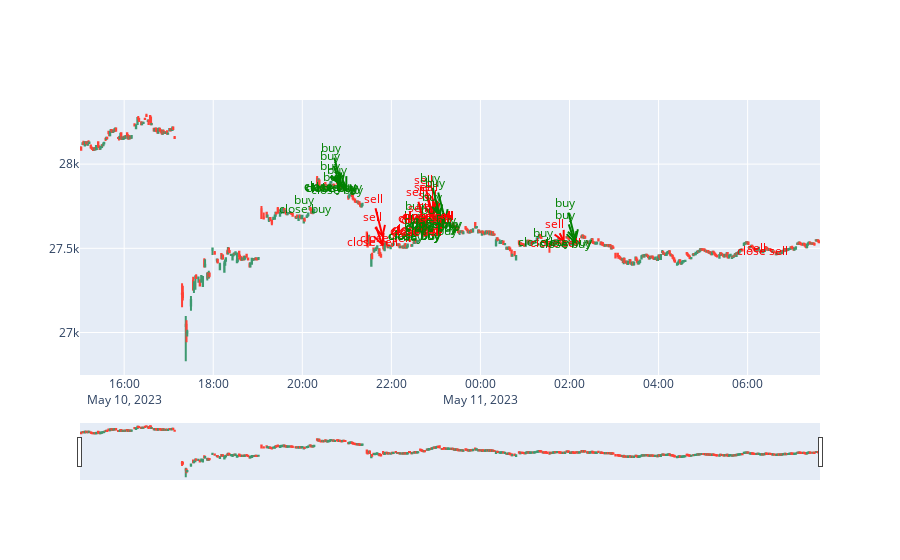

Notebook source saved alongside this figure:
### Code cell
# Install a conda package in the current Jupyter kernel
#%conda install -c plotly plotly=5.9.0
# Draw candlechart
import plotly as py
from plotly import graph_objects as go
import pandas as pd
import numpy as np
import datetime

def get_chart_figure(candles: pd.DataFrame, trades: pd.DataFrame)->pd.DataFrame:
    """
    Form plotly candlestick chart with buy/sell marks on it
    """
    
    df=candles.copy()
    #df=clean_candles(df)
    fig = go.Figure(data=[ \
                        go.Candlestick(\
                            x=df.index,\
                            open=df['open'],\
                            high=df['high'],\
                            low=df['low'],\
                            close=df['close'])
                         ])

    # Customize ay to distribute captions by y so they do not overlap by x
    ay,aymax,aystep=0,50,10
    #start_time=df.open_time.min()
    # Annotate buy, sell on the chart
    for i,trade in trades[(~trades.open_time.isna()) & (trades.open_time > df.open_time.min())].iterrows():
        ay=(ay+aystep)%aymax
        color='green' if trade['side']=="BUY" else 'red'

        # Draw open order
        open_text='buy' if trade['side']=="BUY"  else 'sell'
        open_hover=f"{trade['open_time']} {open_text} at {str(trade['open_price'])}, sl={trade['stop_loss_price']}, tp={trade['take_profit_price']}"
        fig.add_annotation(x=trade['open_time'], \
                           y=trade['open_price'],\
                           text=open_text,\
                           hovertext=open_hover,\
                           showarrow=True,arrowhead=5,arrowcolor=color,ay=-ay,arrowwidth=2,
                           font={'color':color}
                          )
    for i,trade in trades[(~trades.close_time.isna()) & (trades.close_time > df.close_time.min())].iterrows():
        color='green' if trade['side']=="BUY" else 'red'

        # Draw close order
        #profit = trade["close_price"]-trade["open_price"] if trade["close_price"] else None
        status= f", profit: {round(trade.profit, 10)}" if trade.profit else ""
        close_text='close buy' if trade['side']=="BUY"  else 'close sell'
        close_hover=f"{trade['close_time']} {close_text} at {str(trade['close_price'])}{status}"
        fig.add_annotation(x=trade['close_time'], \
                           y=trade['close_price'],\
                           text=close_text,\
                           hovertext=close_hover,\
                           showarrow=True,arrowhead=5,arrowcolor=color,ay=-ay,arrowwidth=2,
                           font={'color':color}
                          )
    return fig

get_chart_figure(candles, trades).show()

### Figure 1 — Plotly figure (JSON) as saved in the notebook; plotly's stock layout.template omitted (floating-point values rounded to 4 significant figures; data arrays with more than 128 entries replaced by an {"elided": "..."} marker saying what was removed)
{"data": [{"close": {"elided": "804 float values"}, "high": {"elided": "804 float values"}, "low": {"elided": "804 float values"}, "open": {"elided": "804 float values"}, "type": "candlestick", "x": {"elided": "804 str values"}}], "layout": {"annotations": [{"arrowcolor": "green", "arrowhead": 5, "arrowwidth": 2, "ay": -10, "font": {"color": "green"}, "hovertext": "2023-05-10 20:16:40.544196 buy at 27730.18, sl=27727.738082628246, tp=27738.193372650145", "showarrow": true, "text": "buy", "x": "2023-05-10T20:16:40.544196", "y": 27730.0}, {"arrowcolor": "green", "arrowhead": 5, "arrowwidth": 2, "ay": -20, "font": {"color": "green"}, "hovertext": "2023-05-10 20:50:49.296963 buy at 27873.16, sl=27870.917392215728, tp=27878.48043527603", "showarrow": true, "text": "buy", "x": "2023-05-10T20:50:49.296963", "y": 27870.0}, {"arrowcolor": "green", "arrowhead": 5, "arrowwidth": 2, "ay": -30, "font": {"color": "green"}, "hovertext": "2023-05-10 20:51:16.902684 buy at 27871.46, sl=27869.061868724824, tp=27886.352091445922", "showarrow": true, "text": "buy", "x": "2023-05-10T20:51:16.902684", "y": 27870.0}, {"arrowcolor": "green", "arrowhead": 5, "arrowwidth": 2, "ay": -40, "font": {"color": "green"}, "hovertext": "2023-05-10 20:53:20.182227 buy at 27860.19, sl=27858.41196122408, tp=27863.050214681625", "showarrow": true, "text": "buy", "x": "2023-05-10T20:53:20.182227", "y": 27860.0}, {"arrowcolor": "green", "arrowhead": 5, "arrowwidth": 2, "ay": 0, "font": {"color": "green"}, "hovertext": "2023-05-10 20:53:33.039178 buy at 27863.07, sl=27860.991781826015, tp=27868.245191631315", "showarrow": true, "text": "buy", "x": "2023-05-10T20:53:33.039178", "y": 27860.0}, {"arrowcolor": "green", "arrowhead": 5, "arrowwidth": 2, "ay": -10, "font": {"color": "green"}, "hovertext": "2023-05-10 20:55:30.137882 buy at 27867.42, sl=27865.485581536293, tp=27873.7163315773", "showarrow": true, "text": "buy", "x": "2023-05-10T20:55:30.137882", "y": 27870.0}, {"arrowcolor": "green", "arrowhead": 5, "arrowwidth": 2, "ay": -20, "font": {"color": "green"}, "hovertext": "2023-05-10 21:00:39.135645 buy at 27849.39, sl=27847.1987934494, tp=27858.288674697873", "showarrow": true, "text": "buy", "x": "2023-05-10T21:00:39.135645", "y": 27850.0}, {"arrowcolor": "red", "arrowhead": 5, "arrowwidth": 2, "ay": -30, "font": {"color": "red"}, "hovertext": "2023-05-10 21:48:24.041938 sell at 27510.22, sl=27537.485250396734, tp=27405.414471130374", "showarrow": true, "text": "sell", "x": "2023-05-10T21:48:24.041938", "y": 27510.0}, {"arrowcolor": "red", "arrowhead": 5, "arrowwidth": 2, "ay": -40, "font": {"color": "red"}, "hovertext": "2023-05-10 21:48:45.960117 sell at 27560.29, sl=27563.10880950928, tp=27278.59503540039", "showarrow": true, "text": "sell", "x": "2023-05-10T21:48:45.960117", "y": 27560.0}, {"arrowcolor": "green", "arrowhead": 5, "arrowwidth": 2, "ay": 0, "font": {"color": "green"}, "hovertext": "2023-05-10 22:43:28.646436 buy at 27572.59, sl=27570.495593228337, tp=27577.987797832488", "showarrow": true, "text": "buy", "x": "2023-05-10T22:43:28.646436", "y": 27570.0}, {"arrowcolor": "green", "arrowhead": 5, "arrowwidth": 2, "ay": -10, "font": {"color": "green"}, "hovertext": "2023-05-10 22:44:42.450270 buy at 27580.64, sl=27578.016360321046, tp=27600.683124694824", "showarrow": true, "text": "buy", "x": "2023-05-10T22:44:42.450270", "y": 27580.0}, {"arrowcolor": "green", "arrowhead": 5, "arrowwidth": 2, "ay": -20, "font": {"color": "green"}, "hovertext": "2023-05-10 22:45:08.056395 buy at 27576.45, sl=27574.571904563905, tp=27583.66709476471", "showarrow": true, "text": "buy", "x": "2023-05-10T22:45:08.056395", "y": 27580.0}, {"arrowcolor": "green", "arrowhead": 5, "arrowwidth": 2, "ay": -30, "font": {"color": "green"}, "hovertext": "2023-05-10 22:45:38.127292 buy at 27573.73, sl=27571.001173238754, tp=27582.110446624756", "showarrow": true, "text": "buy", "x": "2023-05-10T22:45:38.127292", "y": 27570.0}, {"arrowcolor": "red", "arrowhead": 5, "arrowwidth": 2, "ay": -40, "font": {"color": "red"}, "hovertext": "2023-05-10 22:46:33.047493 sell at 27598.63, sl=27603.57519205094, tp=27584.88782562256", "showarrow": true, "text": "sell", "x": "2023-05-10T22:46:33.047493", "y": 27600.0}, {"arrowcolor": "red", "arrowhead": 5, "arrowwidth": 2, "ay": 0, "font": {"color": "red"}, "hovertext": "2023-05-10 22:46:52.885569 sell at 27598.09, sl=27600.84525779724, tp=27585.826027488707", "showarrow": true, "text": "sell", "x": "2023-05-10T22:46:52.885569", "y": 27600.0}, {"arrowcolor": "red", "arrowhead": 5, "arrowwidth": 2, "ay": -10, "font": {"color": "red"}, "hovertext": "2023-05-10 22:47:54.623835 sell at 27617.88, sl=27620.02645483494, tp=27614.14823074341", "showarrow": true, "text": "sell", "x": "2023-05-10T22:47:54.623835", "y": 27620.0}, {"arrowcolor": "red", "arrowhead": 5, "arrowwidth": 2, "ay": -20, "font": {"color": "red"}, "hovertext": "2023-05-10 22:49:11.982806 sell at 27622.76, sl=27624.70674612284, tp=27619.031118650437", "showarrow": true, "text": "sell", "x": "2023-05-10T22:49:11.982806", "y": 27620.0}, {"arrowcolor": "red", "arrowhead": 5, "arrowwidth": 2, "ay": -30, "font": {"color": "red"}, "hovertext": "2023-05-10 22:56:48.772922 sell at 27687.75, sl=27690.6090123415, tp=27683.16634929657", "showarrow": true, "text": "sell", "x": "2023-05-10T22:56:48.772922", "y": 27690.0}, {"arrowcolor": "red", "arrowhead": 5, "arrowwidth": 2, "ay": -40, "font": {"color": "red"}, "hovertext": "2023-05-10 22:57:02.232868 sell at 27669.64, sl=27674.811112680432, tp=27660.972858772275", "showarrow": true, "text": "sell", "x": "2023-05-10T22:57:02.232868", "y": 27670.0}, {"arrowcolor": "red", "arrowhead": 5, "arrowwidth": 2, "ay": 0, "font": {"color": "red"}, "hovertext": "2023-05-10 22:59:22.839236 sell at 27669.29, sl=27671.81229185104, tp=27661.851555633544", "showarrow": true, "text": "sell", "x": "2023-05-10T22:59:22.839236", "y": 27670.0}, {"arrowcolor": "red", "arrowhead": 5, "arrowwidth": 2, "ay": -10, "font": {"color": "red"}, "hovertext": "2023-05-10 23:01:57.395707 sell at 27692.23, sl=27694.671058516502, tp=27688.30388334274", "showarrow": true, "text": "sell", "x": "2023-05-10T23:01:57.395707", "y": 27690.0}, {"arrowcolor": "red", "arrowhead": 5, "arrowwidth": 2, "ay": -20, "font": {"color": "red"}, "hovertext": "2023-05-10 23:02:46.913053 sell at 27703.17, sl=27704.934115762706, tp=27697.397931556698", "showarrow": true, "text": "sell", "x": "2023-05-10T23:02:46.913053", "y": 27700.0}, {"arrowcolor": "red", "arrowhead": 5, "arrowwidth": 2, "ay": -30, "font": {"color": "red"}, "hovertext": "2023-05-10 23:03:21.501926 sell at 27691.23, sl=27693.09649129391, tp=27685.82732187271", "showarrow": true, "text": "sell", "x": "2023-05-10T23:03:21.501926", "y": 27690.0}, {"arrowcolor": "green", "arrowhead": 5, "arrowwidth": 2, "ay": -40, "font": {"color": "green"}, "hovertext": "2023-05-10 23:05:48.413886 buy at 27681.75, sl=27669.972985553744, tp=27701.597164382936", "showarrow": true, "text": "buy", "x": "2023-05-10T23:05:48.413886", "y": 27680.0}, {"arrowcolor": "green", "arrowhead": 5, "arrowwidth": 2, "ay": 0, "font": {"color": "green"}, "hovertext": "2023-05-10 23:07:01.739183 buy at 27630.06, sl=27628.040721068384, tp=27634.234750862124", "showarrow": true, "text": "buy", "x": "2023-05-10T23:07:01.739183", "y": 27630.0}, {"arrowcolor": "green", "arrowhead": 5, "arrowwidth": 2, "ay": -10, "font": {"color": "green"}, "hovertext": "2023-05-10 23:07:13.542722 buy at 27619.13, sl=27617.1803221035, tp=27624.965909500123", "showarrow": true, "text": "buy", "x": "2023-05-10T23:07:13.542722", "y": 27620.0}, {"arrowcolor": "green", "arrowhead": 5, "arrowwidth": 2, "ay": -20, "font": {"color": "green"}, "hovertext": "2023-05-10 23:07:26.578928 buy at 27613.73, sl=27611.844354896544, tp=27622.905506820676", "showarrow": true, "text": "buy", "x": "2023-05-10T23:07:26.578928", "y": 27610.0}, {"arrowcolor": "green", "arrowhead": 5, "arrowwidth": 2, "ay": -30, "font": {"color": "green"}, "hovertext": "2023-05-10 23:08:21.764373 buy at 27630.11, sl=27627.595875463485, tp=27634.1953481102", "showarrow": true, "text": "buy", "x": "2023-05-10T23:08:21.764373", "y": 27630.0}, {"arrowcolor": "green", "arrowhead": 5, "arrowwidth": 2, "ay": -40, "font": {"color": "green"}, "hovertext": "2023-05-10 23:13:12.710898 buy at 27653.41, sl=27651.08054884434, tp=27657.821249866487", "showarrow": true, "text": "buy", "x": "2023-05-10T23:13:12.710898", "y": 27650.0}, {"arrowcolor": "green", "arrowhead": 5, "arrowwidth": 2, "ay": 0, "font": {"color": "green"}, "hovertext": "2023-05-10 23:13:25.048564 buy at 27649.12, sl=27646.8248024416, tp=27653.535216674805", "showarrow": true, "text": "buy", "x": "2023-05-10T23:13:25.048564", "y": 27650.0}, {"arrowcolor": "green", "arrowhead": 5, "arrowwidth": 2, "ay": -10, "font": {"color": "green"}, "hovertext": "2023-05-11 01:38:58.238709 buy at 27535.92, sl=27533.77959448814, tp=27539.52194084167", "showarrow": true, "text": "buy", "x": "2023-05-11T01:38:58.238709", "y": 27540.0}, {"arrowcolor": "red", "arrowhead": 5, "arrowwidth": 2, "ay": -20, "font": {"color": "red"}, "hovertext": "2023-05-11 01:53:31.211110 sell at 27530.24, sl=27532.74479516983, tp=27514.7437159729", "showarrow": true, "text": "sell", "x": "2023-05-11T01:53:31.211110", "y": 27530.0}, {"arrowcolor": "green", "arrowhead": 5, "arrowwidth": 2, "ay": -30, "font": {"color": "green"}, "hovertext": "2023-05-11 02:07:59.741105 buy at 27523.39, sl=27521.182347073554, tp=27527.62329401016", "showarrow": true, "text": "buy", "x": "2023-05-11T02:07:59.741105", "y": 27520.0}, {"arrowcolor": "green", "arrowhead": 5, "arrowwidth": 2, "ay": -40, "font": {"color": "green"}, "hovertext": "2023-05-11 02:08:41.248379 buy at 27534.34, sl=27531.436612334248, tp=27541.231768360136", "showarrow": true, "text": "buy", "x": "2023-05-11T02:08:41.248379", "y": 27530.0}, {"arrowcolor": "red", "arrowhead": 5, "arrowwidth": 2, "ay": 0, "font": {"color": "red"}, "hovertext": "2023-05-11 06:25:29.446604 sell at 27503.51, sl=27506.414764127734, tp=27487.644417304993", "showarrow": true, "text": "sell", "x": "2023-05-11T06:25:29.446604", "y": 27500.0}, {"arrowcolor": "green", "arrowhead": 5, "arrowwidth": 2, "ay": 0, "font": {"color": "green"}, "hovertext": "2023-05-10 20:17:22.690000 close buy at 27738.19, profit: 0.00801", "showarrow": true, "text": "close buy", "x": "2023-05-10T20:17:22.690000", "y": 27740.0}, {"arrowcolor": "green", "arrowhead": 5, "arrowwidth": 2, "ay": 0, "font": {"color": "green"}, "hovertext": "2023-05-10 20:50:49.904000 close buy at 27870.48, profit: -0.00268", "showarrow": true, "text": "close buy", "x": "2023-05-10T20:50:49.904000", "y": 27870.0}, {"arrowcolor": "green", "arrowhead": 5, "arrowwidth": 2, "ay": 0, "font": {"color": "green"}, "hovertext": "2023-05-10 20:51:56.824000 close buy at 27869.01, profit: -0.00245", "showarrow": true, "text": "close buy", "x": "2023-05-10T20:51:56.824000", "y": 27870.0}, {"arrowcolor": "green", "arrowhead": 5, "arrowwidth": 2, "ay": 0, "font": {"color": "green"}, "hovertext": "2023-05-10 20:53:23.796000 close buy at 27863.05, profit: 0.00286", "showarrow": true, "text": "close buy", "x": "2023-05-10T20:53:23.796000", "y": 27860.0}, {"arrowcolor": "green", "arrowhead": 5, "arrowwidth": 2, "ay": 0, "font": {"color": "green"}, "hovertext": "2023-05-10 20:53:44.819000 close buy at 27860.99, profit: -0.00208", "showarrow": true, "text": "close buy", "x": "2023-05-10T20:53:44.819000", "y": 27860.0}, {"arrowcolor": "green", "arrowhead": 5, "arrowwidth": 2, "ay": 0, "font": {"color": "green"}, "hovertext": "2023-05-10 20:58:58.846000 close buy at 27865.43, profit: -0.00199", "showarrow": true, "text": "close buy", "x": "2023-05-10T20:58:58.846000", "y": 27870.0}, {"arrowcolor": "green", "arrowhead": 5, "arrowwidth": 2, "ay": 0, "font": {"color": "green"}, "hovertext": "2023-05-10 21:00:45.921000 close buy at 27846.92, profit: -0.00247", "showarrow": true, "text": "close buy", "x": "2023-05-10T21:00:45.921000", "y": 27850.0}, {"arrowcolor": "red", "arrowhead": 5, "arrowwidth": 2, "ay": 0, "font": {"color": "red"}, "hovertext": "2023-05-10 21:48:37.034000 close sell at 27541.78, profit: -0.03156", "showarrow": true, "text": "close sell", "x": "2023-05-10T21:48:37.034000", "y": 27540.0}, {"arrowcolor": "red", "arrowhead": 5, "arrowwidth": 2, "ay": 0, "font": {"color": "red"}, "hovertext": "2023-05-10 22:05:16.031000 close sell at 27563.23, profit: -0.00294", "showarrow": true, "text": "close sell", "x": "2023-05-10T22:05:16.031000", "y": 27560.0}, {"arrowcolor": "green", "arrowhead": 5, "arrowwidth": 2, "ay": 0, "font": {"color": "green"}, "hovertext": "2023-05-10 22:44:24.166000 close buy at 27577.99, profit: 0.0054", "showarrow": true, "text": "close buy", "x": "2023-05-10T22:44:24.166000", "y": 27580.0}, {"arrowcolor": "green", "arrowhead": 5, "arrowwidth": 2, "ay": 0, "font": {"color": "green"}, "hovertext": "2023-05-10 22:45:03.468000 close buy at 27577.05, profit: -0.00359", "showarrow": true, "text": "close buy", "x": "2023-05-10T22:45:03.468000", "y": 27580.0}, {"arrowcolor": "green", "arrowhead": 5, "arrowwidth": 2, "ay": 0, "font": {"color": "green"}, "hovertext": "2023-05-10 22:45:10.178000 close buy at 27574.47, profit: -0.00198", "showarrow": true, "text": "close buy", "x": "2023-05-10T22:45:10.178000", "y": 27570.0}, {"arrowcolor": "green", "arrowhead": 5, "arrowwidth": 2, "ay": 0, "font": {"color": "green"}, "hovertext": "2023-05-10 22:46:18.216000 close buy at 27582.11, profit: 0.00838", "showarrow": true, "text": "close buy", "x": "2023-05-10T22:46:18.216000", "y": 27580.0}, {"arrowcolor": "red", "arrowhead": 5, "arrowwidth": 2, "ay": 0, "font": {"color": "red"}, "hovertext": "2023-05-10 22:46:37.172000 close sell at 27603.96, profit: -0.00533", "showarrow": true, "text": "close sell", "x": "2023-05-10T22:46:37.172000", "y": 27600.0}, {"arrowcolor": "red", "arrowhead": 5, "arrowwidth": 2, "ay": 0, "font": {"color": "red"}, "hovertext": "2023-05-10 22:47:13.167000 close sell at 27601.45, profit: -0.00336", "showarrow": true, "text": "close sell", "x": "2023-05-10T22:47:13.167000", "y": 27600.0}, {"arrowcolor": "red", "arrowhead": 5, "arrowwidth": 2, "ay": 0, "font": {"color": "red"}, "hovertext": "2023-05-10 22:48:00.251000 close sell at 27614.15, profit: 0.00373", "showarrow": true, "text": "close sell", "x": "2023-05-10T22:48:00.251000", "y": 27610.0}, {"arrowcolor": "red", "arrowhead": 5, "arrowwidth": 2, "ay": 0, "font": {"color": "red"}, "hovertext": "2023-05-10 22:49:19.408000 close sell at 27619.03, profit: 0.00373", "showarrow": true, "text": "close sell", "x": "2023-05-10T22:49:19.408000", "y": 27620.0}, {"arrowcolor": "red", "arrowhead": 5, "arrowwidth": 2, "ay": 0, "font": {"color": "red"}, "hovertext": "2023-05-10 22:56:50.248000 close sell at 27683.17, profit: 0.00458", "showarrow": true, "text": "close sell", "x": "2023-05-10T22:56:50.248000", "y": 27680.0}, {"arrowcolor": "red", "arrowhead": 5, "arrowwidth": 2, "ay": 0, "font": {"color": "red"}, "hovertext": "2023-05-10 22:57:26.420000 close sell at 27675.48, profit: -0.00584", "showarrow": true, "text": "close sell", "x": "2023-05-10T22:57:26.420000", "y": 27680.0}, {"arrowcolor": "red", "arrowhead": 5, "arrowwidth": 2, "ay": 0, "font": {"color": "red"}, "hovertext": "2023-05-10 23:00:08.215000 close sell at 27671.87, profit: -0.00258", "showarrow": true, "text": "close sell", "x": "2023-05-10T23:00:08.215000", "y": 27670.0}, {"arrowcolor": "red", "arrowhead": 5, "arrowwidth": 2, "ay": 0, "font": {"color": "red"}, "hovertext": "2023-05-10 23:02:12.258000 close sell at 27694.74, profit: -0.00251", "showarrow": true, "text": "close sell", "x": "2023-05-10T23:02:12.258000", "y": 27690.0}, {"arrowcolor": "red", "arrowhead": 5, "arrowwidth": 2, "ay": 0, "font": {"color": "red"}, "hovertext": "2023-05-10 23:03:07.383000 close sell at 27697.4, profit: 0.00577", "showarrow": true, "text": "close sell", "x": "2023-05-10T23:03:07.383000", "y": 27700.0}, {"arrowcolor": "red", "arrowhead": 5, "arrowwidth": 2, "ay": 0, "font": {"color": "red"}, "hovertext": "2023-05-10 23:03:25.263000 close sell at 27693.72, profit: -0.00249", "showarrow": true, "text": "close sell", "x": "2023-05-10T23:03:25.263000", "y": 27690.0}, {"arrowcolor": "green", "arrowhead": 5, "arrowwidth": 2, "ay": 0, "font": {"color": "green"}, "hovertext": "2023-05-10 23:06:21.416000 close buy at 27669.32, profit: -0.01243", "showarrow": true, "text": "close buy", "x": "2023-05-10T23:06:21.416000", "y": 27670.0}, {"arrowcolor": "green", "arrowhead": 5, "arrowwidth": 2, "ay": 0, "font": {"color": "green"}, "hovertext": "2023-05-10 23:07:01.724000 close buy at 27627.77, profit: -0.00229", "showarrow": true, "text": "close buy", "x": "2023-05-10T23:07:01.724000", "y": 27630.0}, {"arrowcolor": "green", "arrowhead": 5, "arrowwidth": 2, "ay": 0, "font": {"color": "green"}, "hovertext": "2023-05-10 23:07:15.435000 close buy at 27608.24, profit: -0.01089", "showarrow": true, "text": "close buy", "x": "2023-05-10T23:07:15.435000", "y": 27610.0}, {"arrowcolor": "green", "arrowhead": 5, "arrowwidth": 2, "ay": 0, "font": {"color": "green"}, "hovertext": "2023-05-10 23:07:36.239000 close buy at 27622.91, profit: 0.00918", "showarrow": true, "text": "close buy", "x": "2023-05-10T23:07:36.239000", "y": 27620.0}, {"arrowcolor": "green", "arrowhead": 5, "arrowwidth": 2, "ay": 0, "font": {"color": "green"}, "hovertext": "2023-05-10 23:08:28.230000 close buy at 27634.2, profit: 0.00409", "showarrow": true, "text": "close buy", "x": "2023-05-10T23:08:28.230000", "y": 27630.0}, {"arrowcolor": "green", "arrowhead": 5, "arrowwidth": 2, "ay": 0, "font": {"color": "green"}, "hovertext": "2023-05-10 23:13:21.299000 close buy at 27649.87, profit: -0.00354", "showarrow": true, "text": "close buy", "x": "2023-05-10T23:13:21.299000", "y": 27650.0}, {"arrowcolor": "green", "arrowhead": 5, "arrowwidth": 2, "ay": 0, "font": {"color": "green"}, "hovertext": "2023-05-10 23:13:40.452000 close buy at 27646.63, profit: -0.00249", "showarrow": true, "text": "close buy", "x": "2023-05-10T23:13:40.452000", "y": 27650.0}, {"arrowcolor": "green", "arrowhead": 5, "arrowwidth": 2, "ay": 0, "font": {"color": "green"}, "hovertext": "2023-05-11 01:40:16.714000 close buy at 27539.52, profit: 0.0036", "showarrow": true, "text": "close buy", "x": "2023-05-11T01:40:16.714000", "y": 27540.0}, {"arrowcolor": "red", "arrowhead": 5, "arrowwidth": 2, "ay": 0, "font": {"color": "red"}, "hovertext": "2023-05-11 01:54:21.762000 close sell at 27532.74, profit: -0.0025", "showarrow": true, "text": "close sell", "x": "2023-05-11T01:54:21.762000", "y": 27530.0}, {"arrowcolor": "green", "arrowhead": 5, "arrowwidth": 2, "ay": 0, "font": {"color": "green"}, "hovertext": "2023-05-11 02:08:11.812000 close buy at 27527.62, profit: 0.00423", "showarrow": true, "text": "close buy", "x": "2023-05-11T02:08:11.812000", "y": 27530.0}, {"arrowcolor": "green", "arrowhead": 5, "arrowwidth": 2, "ay": 0, "font": {"color": "green"}, "hovertext": "2023-05-11 02:08:52.821000 close buy at 27541.23, profit: 0.00689", "showarrow": true, "text": "close buy", "x": "2023-05-11T02:08:52.821000", "y": 27540.0}, {"arrowcolor": "red", "arrowhead": 5, "arrowwidth": 2, "ay": 0, "font": {"color": "red"}, "hovertext": "2023-05-11 06:33:21.679000 close sell at 27487.64, profit: 0.01587", "showarrow": true, "text": "close sell", "x": "2023-05-11T06:33:21.679000", "y": 27490.0}]}}
